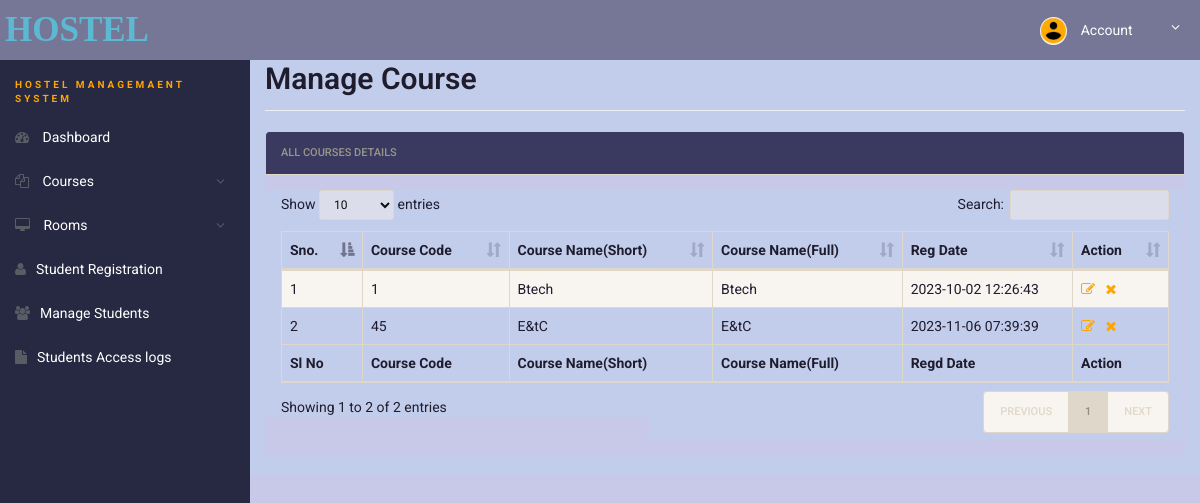
The app's page /admin/manage-courses.php (signed in) with its own data.
### tables this page shows
CREATE TABLE `courses` (
  `id` int NOT NULL,
  `course_code` varchar(255) DEFAULT NULL,
  `course_sn` varchar(255) DEFAULT NULL,
  `course_fn` varchar(255) DEFAULT NULL,
  `posting_date` timestamp NULL DEFAULT CURRENT_TIMESTAMP
);

### admin/manage-courses.php (the view, shortened to what this page needs)
<!doctype html>
<html lang="en" class="no-js">
<head>
	<link rel="stylesheet" href="css/font-awesome.min.css">
	<link rel="stylesheet" href="css/bootstrap.min.css">
	<link rel="stylesheet" href="css/dataTables.bootstrap.min.css">
	<link rel="stylesheet" href="css/bootstrap-social.css">
	<link rel="stylesheet" href="css/bootstrap-select.css">
	<link rel="stylesheet" href="css/fileinput.min.css">
	<link rel="stylesheet" href="css/awesome-bootstrap-checkbox.css">
	<link rel="stylesheet" href="css/style.css">
</head>
<body>
	<?php include('includes/header.php'); ?>
	<div class="ts-main-content">
		<?php include('includes/sidebar.php'); ?>
		<div class="content-wrapper">
			<div class="container-fluid">
				<div class="row">
					<div class="col-md-12">
						<h2 class="page-title" style="margin-top:4%">Manage Course</h2>
						<div class="panel panel-default">
							<div class="panel-heading">All Courses Details</div>
							<div class="panel-body">
								<table id="zctb" class="display table table-striped table-bordered table-hover"
									cellspacing="0" width="100%">
									<thead>
										<tr>
											<th>Sno.</th>
											<th>Course Code</th>
											<th>Course Name(Short)</th>
											<th>Course Name(Full)</th>
											<th>Reg Date </th>
											<th>Action</th>
										</tr>
									</thead>
									<tfoot>
										<tr>
											<th>Sl No</th>
											<th>Course Code</th>
											<th>Course Name(Short)</th>
											<th>Course Name(Full)</th>
											<th>Regd Date</th>
											<th>Action</th>
										</tr>
									</tfoot>
									<tbody>
										<?php
										$ret = "select * from courses";
										$stmt = $conn->prepare($ret);
										$stmt->execute();
										$res = $stmt->get_result();
										$cnt = 1;
										while ($row = $res->fetch_object()) {
											?>
											<tr>
												<td>
													<?php echo $cnt;
													; ?>
												</td>
												<td>
													<?php echo $row->course_code; ?>
												</td>
												<td>
													<?php echo $row->course_sn; ?>
												</td>
												<td>
													<?php echo $row->course_fn; ?>
												</td>
												<td>
													<?php echo $row->posting_date; ?>
												</td>
												<td><a href="edit-course.php?id=<?php echo $row->id; ?>"><i
															class="fa fa-edit"></i></a>&nbsp;&nbsp;
													<a href="manage-courses.php?del=<?php echo $row->id; ?>"
														onclick="return confirm(" Do you want to delete");"><i
															class="fa fa-close"></i></a>
												</td>
											</tr>
											<?php
											$cnt = $cnt + 1;
										} ?>
									</tbody>
								</table>
							</div>
						</div>
					</div>
				</div>
			</div>
		</div>
	</div>
</body>
</html>

### admin/css/style.css (style rules this page uses)
html { font-size: 14px; }
@media only screen and (min-width: 480px) { html { font-size: 17px; } }
@media only screen and (min-width: 768px) { html { font-size: 14px; } }
body { font-size: 1em; }
a { color: orange; }
.panel { overflow: hidden; }
.page-title { padding-bottom: 15px; margin-bottom: 20px; border-bottom: 1px solid #f0f0f0; }
.ts-main-content .content-wrapper { padding-top: 15px; margin-top: 10px; }
@media only screen and (min-width: 992px) { .ts-main-content .content-wrapper { margin-left: 250px; } }

### records on screen
courses: course_code "1", course_sn "Btech", course_fn "Btech", posting_date "2023-10-02 12:26:43"
courses: course_code "45", course_sn "E&tC", course_fn "E&tC", posting_date "2023-11-06 07:39:39"
